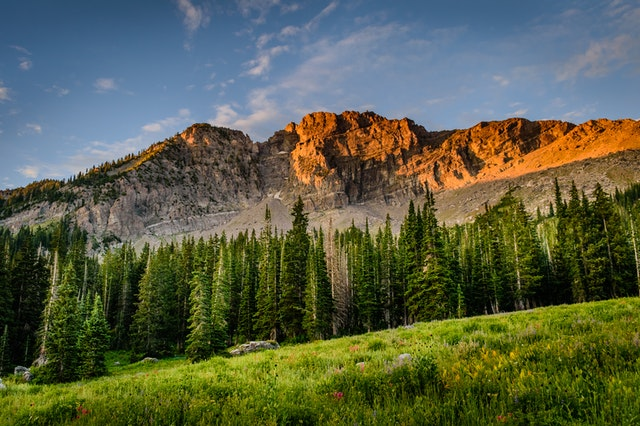
#> input picture Source/photo.jpg, 640 x 426 px
$ python 'Opencv Joining Images.py'
#> lines starting #> are read from the running program, lines starting #| are printed output that depends on the picture
import cv2
import numpy as np

img = cv2.imread("Source/photo.jpg")
#> img is the input picture: shape (426, 640, 3); mean B, G, R 71.2, 95.8, 89.8

horImg = np.hstack((img,img))
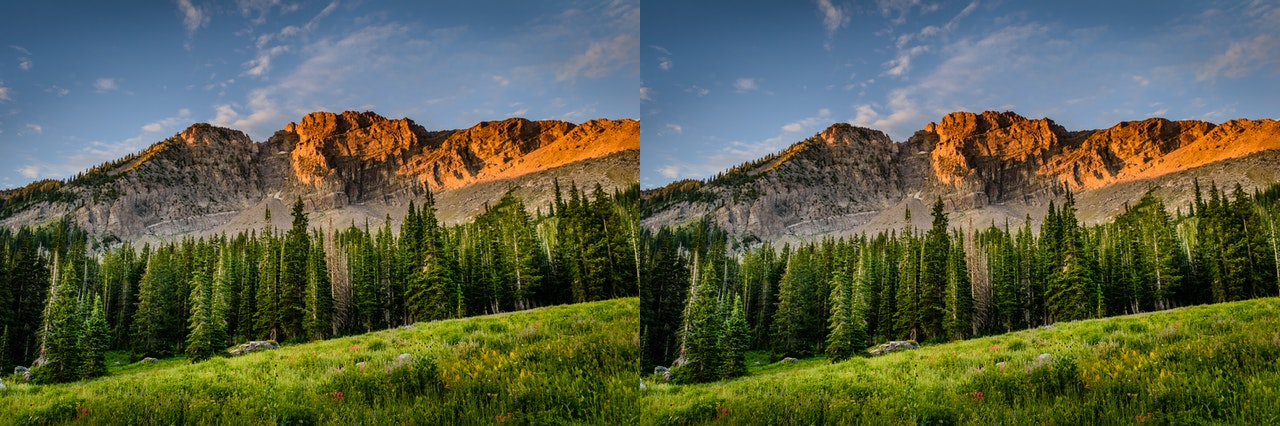
#> horImg: shape (426, 1280, 3); mean B, G, R 71.2, 95.8, 89.8
verImg = np.vstack((img,img))
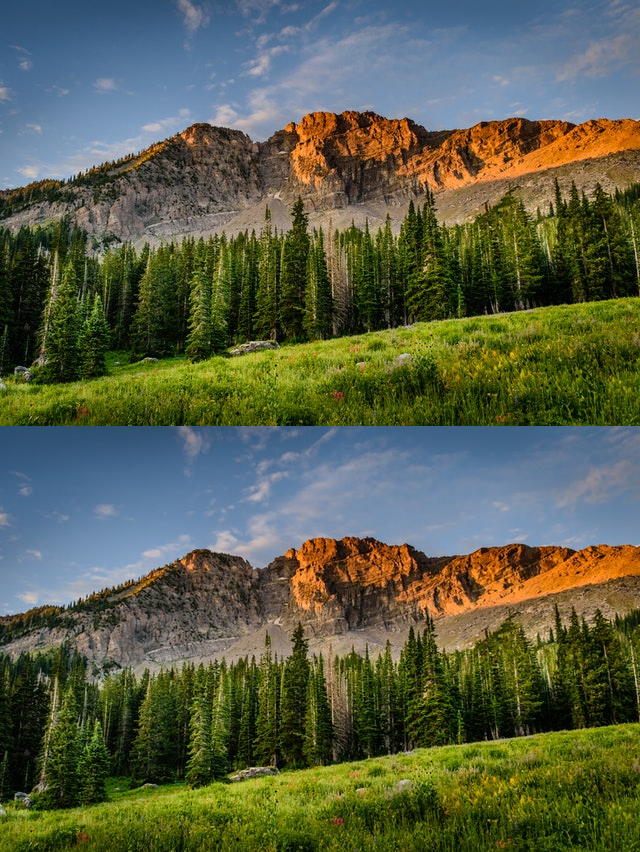
#> verImg: shape (852, 640, 3); mean B, G, R 71.2, 95.8, 89.8
imgHSV = cv2.cvtColor(img,cv2.COLOR_BGR2HSV)
#> imgHSV: shape (426, 640, 3); mean H, S, V 55.4, 152.7, 112.7

cv2.imshow("horizantol duplicate image",horImg) # Yatay ikileme
cv2.imshow("Vertical duplicate image",verImg) # Dikey ikileme
cv2.imshow("HSV image",imgHSV) # HSV li görüntü

cv2.waitKey(0)
